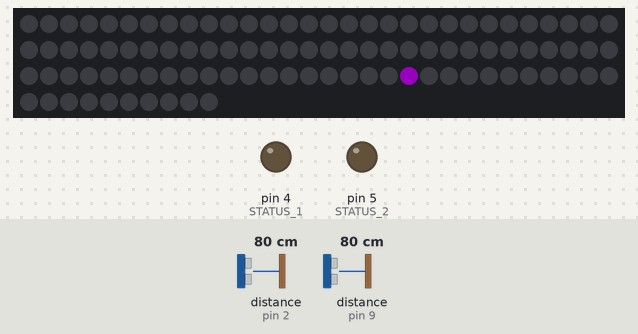
Bench run of a sketch on a simulated Arduino Uno, built with avr-gcc and run on an emulated ATmega328P. On the bench: 100 RGB LEDs in strip order, left to right, continuing on the next row, output pins drawn as LEDs (lit = HIGH). Wiring (inferred from the names in the program): 2 × ultrasonic range finder: trigger pin 3, echo pin 2 / trigger pin 10, echo pin 9. The inputs (shaded band) are chosen by the test bench; at power-on: distance to the obstacle (sensors on pin 2, pin 9) 80 cm. The echo pulse lasts 58.3 µs per cm; dim RGB values are drawn brighter than linear; the strip is taken to match the declared colour order; random numbers use the default seed unless the sketch sets one; pins used as bus, display or sensor lines are not drawn.

Above: at 1.26 s.
1.3 s: distance to the obstacle (sensor on pin 2) set to 29 cm
2.9 s: distance to the obstacle (sensor on pin 2) set to 23 cm
At 4.2 s:
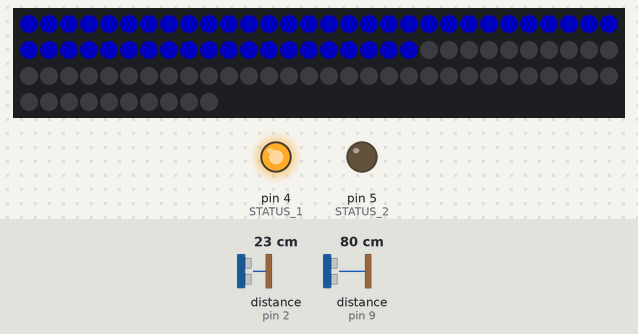
4.5 s: distance to the obstacle (sensor on pin 9) set to 2 cm
At 5.0 s:
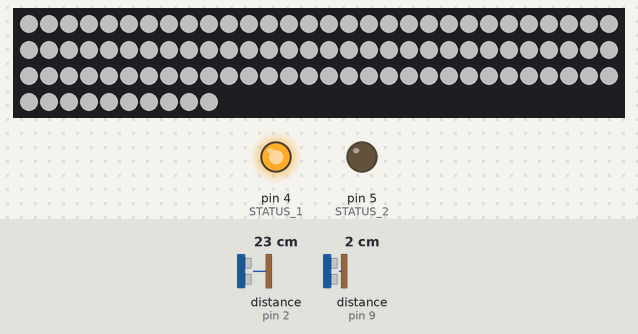
7.5 s: distance to the obstacle (sensor on pin 2) set to 60 cm
At 8.0 s:
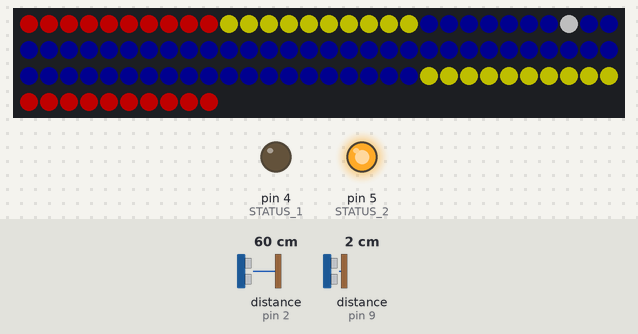
9.2 s: distance to the obstacle (sensor on pin 9) set to 35 cm
At 10.3 s:
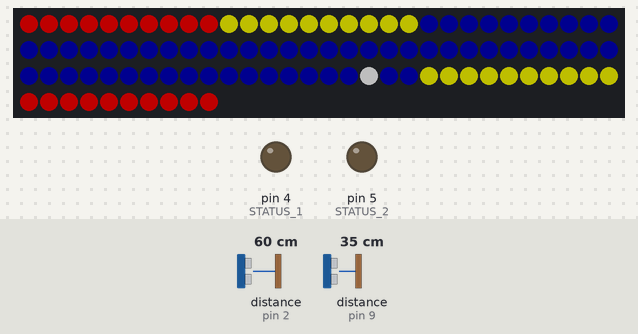
10.9 s: distance to the obstacle (sensor on pin 9) set to 4 cm
At 18.8 s:
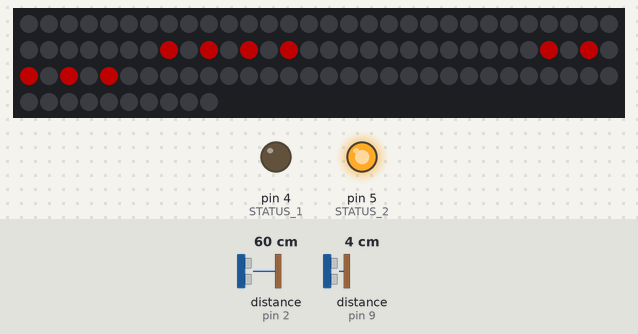
Timing chart, 0 to 20.3 s (numbered marks = the images above; inputs shaded):
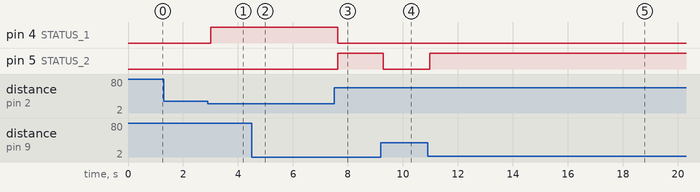

The sketch:

ledball.ino
```cpp
#include <Adafruit_NeoPixel.h>

#define TRIGGER1  3
#define ECHO1     2
#define STATUS_1  4
#define TRIGGER2  10
#define ECHO2     9
#define STATUS_2  5

#define BASE_DIST 1500 // in ms

#define LED_PIN   6
#define LED_COUNT 100
Adafruit_NeoPixel strip(LED_COUNT, LED_PIN, NEO_RGB + NEO_KHZ400);
int middleLed = LED_COUNT / 2;
const int fieldZones = LED_COUNT / 10;
const int startingPoints = 5;

bool ready_player1 = false;
bool input_player1 = false;
bool newInput_player1 = false;
int score_player1 = startingPoints;
bool ready_player2 = false;
bool input_player2 = false;
bool newInput_player2 = false;
int score_player2 = startingPoints;

int scoringPlayer;
int ball_position = middleLed;
bool ball_direction = true;

unsigned long currentMillis;
unsigned long previousMillisPlaying = 0;
const long ballIntervalStart = (LED_COUNT > 50) ? 40 : 70;
unsigned long ballInterval = ballIntervalStart;

unsigned long previousMillisPlayerCheck = 0;
const long playerInterval = 100;
const int triggerDelay = 3;

enum State {STATE_PLAYINGSHOWINGSCORE, STATE_PLAYINGCOUNTDOWN, STATE_PLAYINGGAME, STATE_PLAYINGPOINT, STATE_PLAYINGWINNER, STATE_WAITINGFORPLAYERS };
State state = STATE_WAITINGFORPLAYERS;

int i;

void setup() {
  pinMode(TRIGGER1, OUTPUT);
  digitalWrite(TRIGGER1, LOW);
  pinMode(ECHO1, INPUT);
  pinMode(STATUS_1, OUTPUT);

  pinMode(TRIGGER2, OUTPUT);
  digitalWrite(TRIGGER2, LOW);
  pinMode(ECHO2, INPUT);
  pinMode(STATUS_2, OUTPUT);

  strip.begin();
  strip.show();
  strip.setBrightness(80);

  randomSeed(analogRead(0));
}

void loop() {
  currentMillis = millis();

  checkInput();

  if (state == STATE_WAITINGFORPLAYERS) {
    checkNewPlayer();

    if (ready_player1 && ready_player2) {
      score_player1 = startingPoints;
      score_player2 = startingPoints;
      scoringPlayer = 0;
      ballInterval = ballIntervalStart;
      state = STATE_PLAYINGCOUNTDOWN;
    }

    if (currentMillis - previousMillisPlaying >= ballInterval) {
      previousMillisPlaying = currentMillis;
      ball_position = random(LED_COUNT);
    }
  }

  if (state == STATE_PLAYINGCOUNTDOWN) {
    ballInterval = ballIntervalStart;
    if (scoringPlayer == 1) {
      ball_direction = true;
      ball_position = middleLed - 1;
    } else if (scoringPlayer == 2) {
      ball_direction = false;
      ball_position = middleLed;
    } else {
      ball_direction = (random(2) >= 1);
      ball_position = (ball_direction) ? (2 * LED_COUNT/10) : (LED_COUNT - 1 - (2 * LED_COUNT/10));
    }
  }
  if (state == STATE_PLAYINGGAME) {
    if (currentMillis - previousMillisPlaying >= ballInterval) {
      previousMillisPlaying = currentMillis;

      checkPlayerMove();
      moveBall();
    }
  }
  if (state == STATE_PLAYINGPOINT) {
    if ((score_player1 <= 0) || (score_player2 <= 0)) {
      state = STATE_PLAYINGWINNER;
      ballInterval = ballIntervalStart;
      ready_player1 = false;
      ready_player2 = false;
    }
  }

  drawStrip();
}

void checkInput() {
  int duration_player1, duration_player2;

  if (currentMillis - previousMillisPlayerCheck >= playerInterval) {
    previousMillisPlayerCheck = currentMillis;
    digitalWrite(TRIGGER1, HIGH);
    delayMicroseconds(triggerDelay);
    digitalWrite(TRIGGER1, LOW);
    duration_player1 = pulseIn(ECHO1, HIGH);
    input_player1 = (duration_player1 <= BASE_DIST) ? true : false;
    digitalWrite(STATUS_1, input_player1);
    if (!input_player1) {
      newInput_player1 = true;
    }
    digitalWrite(TRIGGER2, HIGH);
    delayMicroseconds(triggerDelay);
    digitalWrite(TRIGGER2, LOW);
    duration_player2 = pulseIn(ECHO2, HIGH);
    input_player2 = (duration_player2 <= BASE_DIST) ? true : false;
    digitalWrite(STATUS_2, input_player2);
    if (!input_player2) {
      newInput_player2 = true;
    }
  }
}

void moveBall() {
  ball_position = (ball_direction) ? (ball_position + 1) :  (ball_position - 1);
  if (ball_position >= LED_COUNT) { // player one scores
    scoringPlayer = 1;
    score_player2--;
    state = STATE_PLAYINGPOINT;
  }
  if (ball_position < 0) { // player two scores
    scoringPlayer = 2;
    score_player1--;
    state = STATE_PLAYINGPOINT;
  }
}

void checkNewPlayer() {
  if (input_player1 && newInput_player1) {
    newInput_player1 = false;
    ready_player1 = true;
    digitalWrite(STATUS_1, LOW);
  }
  if (input_player2 && newInput_player2) {
    newInput_player2 = false;
    ready_player2 = true;
    digitalWrite(STATUS_2, LOW);
  }
}

void checkPlayerMove() {
  if (input_player1 && newInput_player1) {
    newInput_player1 = false;
    if (ball_position < (2 * fieldZones)) {
      ball_direction = true;
    }
    if (ball_position < fieldZones) {
      ballInterval = ballInterval - (ballInterval / 4);
    }
  }
  if (input_player2 && newInput_player2) {
    newInput_player2 = false;
    if (ball_position >= (LED_COUNT - 2 * fieldZones)) {
      ball_direction = false;
    }
    if (ball_position >= (LED_COUNT - fieldZones)) {
      ballInterval = ballInterval - (ballInterval / 4);
    }
  }
}

void drawStrip() {
  strip.clear();
  if (state == STATE_WAITINGFORPLAYERS) {
    if (ready_player1) {
      for (i = 0; i < middleLed; i++) {
        strip.setPixelColor(i, strip.Color(0, 0, 255));
      }
    } else if (ready_player2) {
      for (i = middleLed; i < LED_COUNT; i++) {
        strip.setPixelColor(i, strip.Color(0, 0, 255));
      }
    } else {
      int pixelHue = ((ball_position + 1) * 65536L / LED_COUNT);
      strip.setPixelColor(ball_position, strip.ColorHSV(pixelHue));
    }
  }
  if (state == STATE_PLAYINGSHOWINGSCORE) {
    for (int j = 0; j < 1; j++) {
      for (i = score_player1; i > 0; i--) {
        strip.setPixelColor(middleLed - (2 * i) - 5, strip.Color(255, 0, 0));
      }
      for (i = score_player2; i > 0; i--) {
        strip.setPixelColor(middleLed + (2 * i) + 4, strip.Color(255, 0, 0));
      }

      strip.show();
      delay(1700);
      strip.clear();
      strip.show();
      delay(300);
    }

    state = STATE_PLAYINGCOUNTDOWN;
  } else if (state == STATE_PLAYINGCOUNTDOWN) {
    for (int j = 0; j < 3; j++) {
      for (i = (0 + (j * LED_COUNT/5)); i < (LED_COUNT - (j * LED_COUNT/5)); i++) {
        strip.setPixelColor(i, strip.Color(255, 255, 255));
      }
      strip.show();
      delay(600);
      strip.clear();
      strip.show();
      delay(400);
    }
    state = STATE_PLAYINGGAME;
  } else if (state == STATE_PLAYINGGAME) {
    // draw field
    for (i = 0; i < LED_COUNT; i++) {
      strip.setPixelColor(i, strip.Color(0, 0, 50));
    }
    for (i = 0; i < (fieldZones); i++) {
      strip.setPixelColor(i, strip.Color(255, 0, 0));
      strip.setPixelColor(i + (fieldZones), strip.Color(255, 255, 0));
      strip.setPixelColor((LED_COUNT - 1) - i, strip.Color(255, 0, 0));
      strip.setPixelColor((LED_COUNT - 1) - (i + (fieldZones)), strip.Color(255, 255, 0));
    }
    // draw ball
    strip.setPixelColor(ball_position, strip.Color(255, 255, 255));
  } else if (state == STATE_PLAYINGPOINT) {
    for (int j = 0; j < 6; j++) {
      if (scoringPlayer == 1) {
        for (i = 0; i < (middleLed); i++) {
          strip.setPixelColor(i, strip.Color(0, 0, 255));
        }
      } else if (scoringPlayer == 2) {
        for (i = middleLed; i < LED_COUNT; i++) {
          strip.setPixelColor(i, strip.Color(0, 0, 255));
        }
      }
      strip.show();
      delay(300);
      strip.clear();
      strip.show();
      delay(300);
    }
    state = STATE_PLAYINGSHOWINGSCORE;
  } else if (state == STATE_PLAYINGWINNER) {
    for (int j = 0; j < 4; j++) {
      for (i = 0; i < (LED_COUNT/2); i++) {
        int pixelHue = (i * 65536L / (LED_COUNT/2));
        if (scoringPlayer == 1) {
          strip.setPixelColor(i, strip.ColorHSV(pixelHue));
        } else if (scoringPlayer == 2) {
          strip.setPixelColor((LED_COUNT - 1) - i, strip.ColorHSV(pixelHue));
        }
        strip.show();
        delay(20);
      }
      delay(300);
      strip.clear();
      strip.show();
      delay(300);
    }
    state = STATE_WAITINGFORPLAYERS;
  }

  strip.show();
}
```

Measured:
- the behaviour switches between 27 and 26 cm on distance to the obstacle (sensor on pin 2) (found by bisection; images 0 and 1)
- after the input at 2.9 s, pin 4 (STATUS_1): LOW → HIGH after 0.11 s
- after the input at 4.5 s, the LEDs: change after 0.09 s (image 2)
- after the input at 7.5 s, pin 4 (STATUS_1): HIGH → LOW after 0.13 s
- after the input at 9.2 s, pin 5 (STATUS_2): HIGH → LOW after 0.08 s
- after the input at 10.9 s, pin 5 (STATUS_2): LOW → HIGH after 0.09 s
- what the display in image 2 shows lasts 0.6 s, from 4.6 s to 5.2 s
